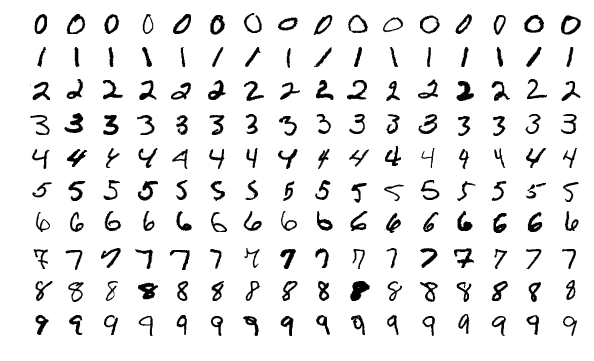
#> input picture MnistExamples.png, 594 x 361 px, given in place of Octagon.png, which was not available
$ jupyter execute --allow-errors HOG.ipynb   (shell and % lines are left out)   (older library calls are emulated)
#> lines starting #> are read from the running program, lines starting #| are printed output that depends on the picture; after the words box and inside, x2 and y2 are one past the last pixel; in counts of white or black regions, pixels touching at a corner belong together; pictures that were not available may be replaced by others from this repository, and a replacement may not be noted
[cell 1]
from google.colab import drive
drive.mount('/content/gdrive')

[cell 2]
import numpy as np
import cv2
import matplotlib.pyplot as plt

img = cv2.imread('/content/gdrive/MyDrive/Colab Notebooks/Octagon.png')
#> img is the input picture: shape (361, 594, 3); min 0, max 255, mean 235.4
gray = cv2.cvtColor(img, cv2.COLOR_BGR2GRAY)
print('image shape:', img.shape)
#| image shape: (361, 594, 3)
print('gray shape: ', gray.shape)
#| gray shape:  (361, 594)

plt.figure(figsize = (16, 4))
plt.subplot(1, 2, 1)
plt.imshow(img)
plt.title('Original Image')
plt.subplot(1, 2, 2)
plt.imshow(gray)
plt.title('Gray Image')
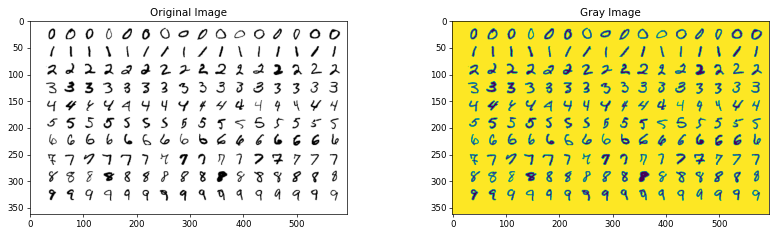
#> figure drawn by matplotlib, 2 panels

[cell 3]
# Calculate gradient gx, gy
gx = cv2.Sobel(gray, cv2.CV_32F, dx=0, dy=1, ksize=3)
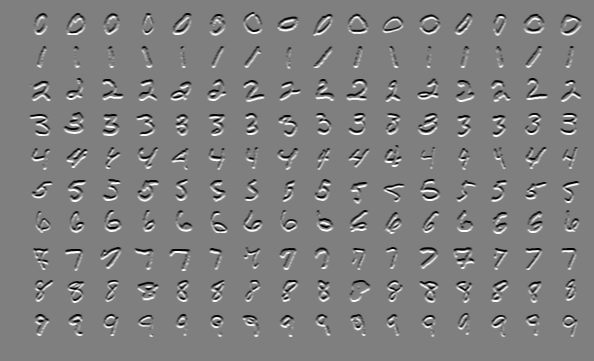
#> gx: shape (361, 594) float32; min -1020, max 1020, mean 0; drawn with min black and max white
gy = cv2.Sobel(gray, cv2.CV_32F, dx=1, dy=0, ksize=3)
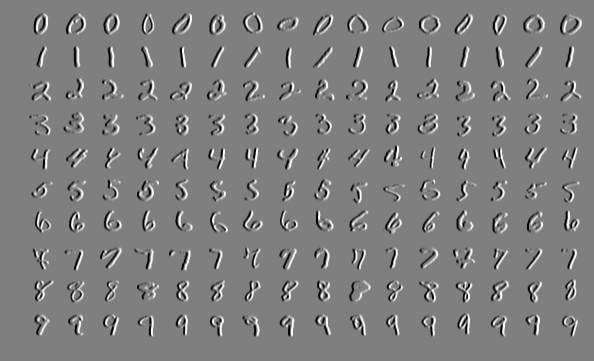
#> gy: shape (361, 594) float32; min -1020, max 1020, mean 0; drawn with min black and max white
g, theta = cv2.cartToPolar(gx, gy, angleInDegrees=True)
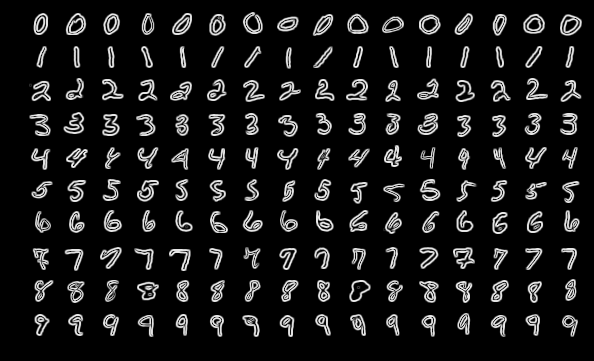
#> g: shape (361, 594) float32; min 0, max 1140.4, mean 108.2; drawn with min black and max white
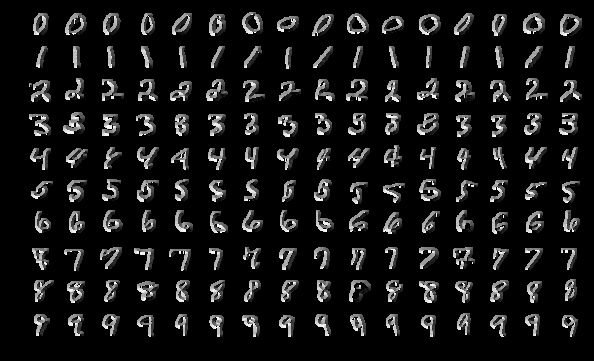
#> theta: shape (361, 594) float32; min 0, max 359.9, mean 31.3; drawn with min black and max white
w = 20
h = 10

plt.figure(figsize=(w, h))
plt.subplot(1, 4, 1)
plt.title('gradient of x')
plt.imshow(gx)

plt.subplot(1, 4, 2)
plt.title('gradient of y')
plt.imshow(gy)

plt.subplot(1, 4, 3)
plt.title('Magnitute of gradient')
plt.imshow(g)

plt.subplot(1, 4, 4)
plt.title('Direction of gradient')
plt.imshow(theta)

[cell 4]
from skimage import exposure
from skimage import feature
import cv2
import matplotlib.pyplot as plt

(H, hogImage) = feature.hog(gray, orientations=9, pixels_per_cell=(5, 5),
    cells_per_block=(2, 2), transform_sqrt=True, block_norm="L2",
    visualize=True)
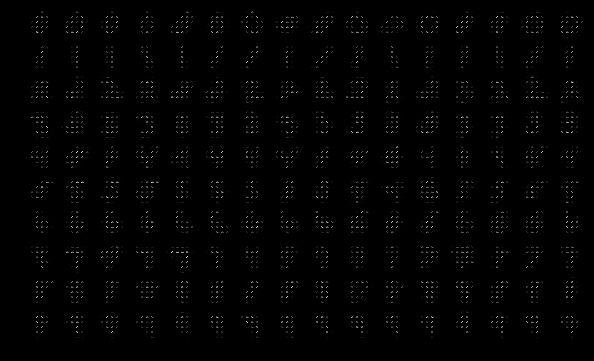
#> hogImage: shape (361, 594) float64; min 0, max 14.04, mean 0.139; drawn with min black and max white
print('Kích thước hog features: ', H.shape)
#| Kích thước hog features:  (299052,)
# Biểu diễn phân phối HOG
hogImage = exposure.rescale_intensity(hogImage, out_range=(0, 255))
hogImage = hogImage.astype("uint8")

plt.imshow(hogImage)

[cell 5]
import imutils

img = cv2.imread('/content/gdrive/MyDrive/Colab Notebooks/Octagon.png')
gray = cv2.cvtColor(img, cv2.COLOR_BGR2GRAY)
edged = imutils.auto_canny(gray)
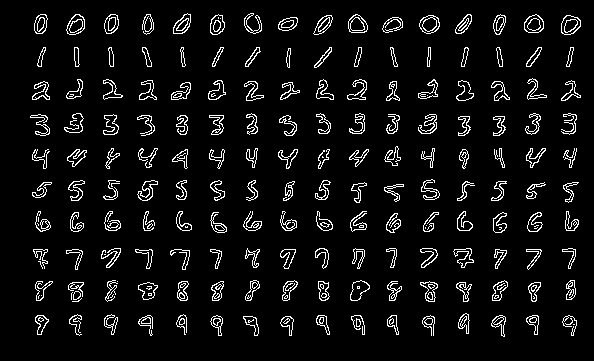
#> edged: shape (361, 594); 6.4% white in thin lines or dots, all inside (x1, y1, x2, y2) = (30, 13, 581, 337)
edged = cv2.dilate(edged, None, iterations = 2)
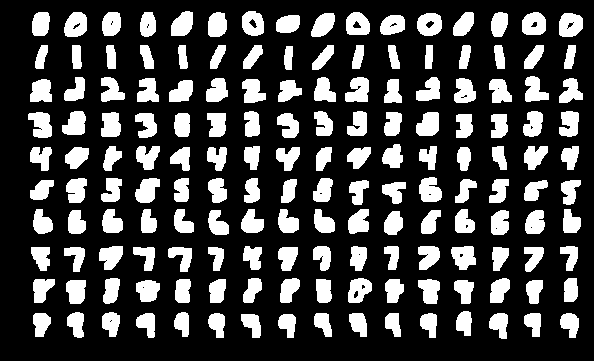
#> edged: shape (361, 594); 25.7% white; 160 white regions

# Tìm contours trong edge map, chỉ giữ lại contours lớn nhất
#ret, thresh = cv2.threshold(edged, 127, 255, 0) # convert to binary image
cnts = cv2.findContours(edged, cv2.RETR_EXTERNAL,
                      cv2.CHAIN_APPROX_SIMPLE)
#> cnts = 160 contours; largest, box (x1, y1, x2, y2) and area: (559, 13, 583, 37) 454, (417, 13, 442, 36) 446, (522, 12, 546, 35) 439, (64, 12, 87, 37) 436, (346, 12, 370, 35) 432
cnts = imutils.grab_contours(cnts)
c = max(cnts, key = cv2.contourArea)
#> c = contour of 20 points, box (x1, y1, x2, y2) (559, 13, 583, 37), area 454

# Trích xuất đa giác và resize lại kích thước ảnh về 200x200
(x, y, w, h) = cv2.boundingRect(c)
#> x = 559; y = 13; w = 24; h = 24
logo = gray[y:y+h, x:x+w]
logo = cv2.resize(logo, (200, 200))
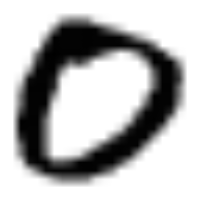
#> logo: shape (200, 200); min 0, max 255, mean 182.8
cv2.drawContours(img, cnts, -1, (0,255,0), 1) # 5 mean that offset = 5
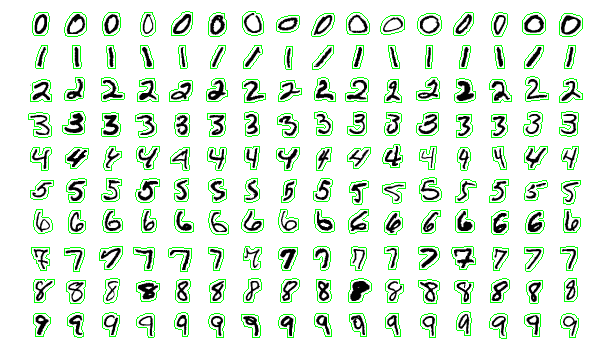
#> img: shape (361, 594, 3); 5.47% of pixels changed, all inside (x1, y1, x2, y2) = (28, 11, 583, 339)

H = feature.hog(logo, orientations=9, pixels_per_cell=(10, 10),
        cells_per_block=(2, 2), transform_sqrt=True, block_norm="L1")
#> H = 12996 values, max 0.956 at index 9504, min 0 at index 0, mean 0.0229
print(H.shape)
#| (12996,)
plt.imshow(edged)
plt.show()
plt.imshow(img)
plt.show()
plt.imshow(logo)
plt.show()

[cell 6]
from PIL import Image
from pathlib import Path
import pathlib
from random import choice, seed, randrange

[cell 7]
# Đường dẫn ảnh gốc
root = '/content/gdrive/MyDrive/Colab Notebooks/output'

# Lấy ảnh ngẫu nhiên trong tập và gán nhãn
def take_random_img_label():
    path = choice(paths)
    img = cv2.imread(path.as_posix())
    img = cv2.cvtColor(img, cv2.COLOR_BGR2GRAY)
    label = pathlib.PurePath(path).name.split('_')[0]
    return img, label

[cell 8]
# Gán nhãn
shape = ['Circle', 'Heptagon', 'Hexagon', 'Nonagon', 'Octagon', 'Pentagon', 'Square', 'Star', 'Triangle']
labels = dict()
for i in range(0,len(shape)):
    labels.update({shape[i]: i})
labels
